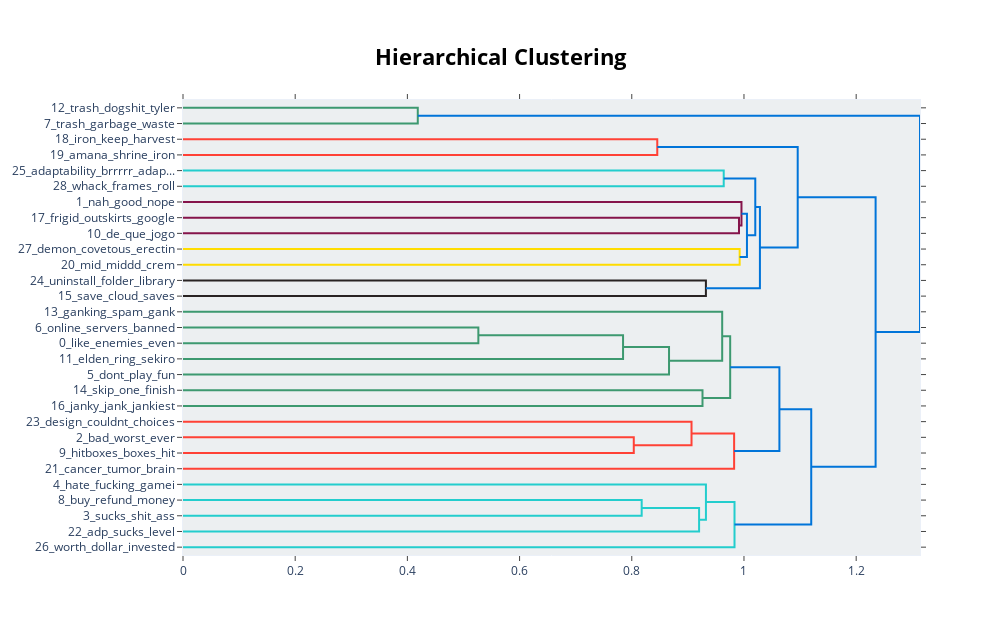

The code cell stored with this chart in its notebook:
### Code cell
neg_topic_model.visualize_hierarchy()

### Figure 1 — Plotly figure (JSON) as saved in the notebook; plotly's stock layout.template omitted (floating-point values rounded to 4 significant figures)
{"data": [{"hoverinfo": "text", "marker": {"color": "rgb(61,153,112)"}, "mode": "lines", "type": "scatter", "x": [0, 0.4185, 0.4185, 0], "xaxis": "x", "y": [-5, -5, -15, -15], "yaxis": "y"}, {"hoverinfo": "text", "marker": {"color": "rgb(255,65,54)"}, "mode": "lines", "type": "scatter", "x": [0, 0.8454, 0.8454, 0], "xaxis": "x", "y": [-25, -25, -35, -35], "yaxis": "y"}, {"hoverinfo": "text", "marker": {"color": "rgb(35,205,205)"}, "mode": "lines", "type": "scatter", "x": [0, 0.9639, 0.9639, 0], "xaxis": "x", "y": [-45, -45, -55, -55], "yaxis": "y"}, {"hoverinfo": "text", "marker": {"color": "rgb(133,20,75)"}, "mode": "lines", "type": "scatter", "x": [0, 0.9911, 0.9911, 0], "xaxis": "x", "y": [-75, -75, -85, -85], "yaxis": "y"}, {"hoverinfo": "text", "marker": {"color": "rgb(133,20,75)"}, "mode": "lines", "type": "scatter", "x": [0, 0.9955, 0.9955, 0.9911], "xaxis": "x", "y": [-65, -65, -80, -80], "yaxis": "y"}, {"hoverinfo": "text", "marker": {"color": "rgb(255,220,0)"}, "mode": "lines", "type": "scatter", "x": [0, 0.9923, 0.9923, 0], "xaxis": "x", "y": [-95, -95, -105, -105], "yaxis": "y"}, {"hoverinfo": "text", "marker": {"color": "rgb(0,116,217)"}, "mode": "lines", "type": "scatter", "x": [0.9955, 1.005, 1.005, 0.9923], "xaxis": "x", "y": [-72.5, -72.5, -100, -100], "yaxis": "y"}, {"hoverinfo": "text", "marker": {"color": "rgb(0,116,217)"}, "mode": "lines", "type": "scatter", "x": [0.9639, 1.02, 1.02, 1.005], "xaxis": "x", "y": [-50, -50, -86.25, -86.25], "yaxis": "y"}, {"hoverinfo": "text", "marker": {"color": "rgb(40,35,35)"}, "mode": "lines", "type": "scatter", "x": [0, 0.9321, 0.9321, 0], "xaxis": "x", "y": [-115, -115, -125, -125], "yaxis": "y"}, {"hoverinfo": "text", "marker": {"color": "rgb(0,116,217)"}, "mode": "lines", "type": "scatter", "x": [1.02, 1.028, 1.028, 0.9321], "xaxis": "x", "y": [-68.12, -68.12, -120, -120], "yaxis": "y"}, {"hoverinfo": "text", "marker": {"color": "rgb(0,116,217)"}, "mode": "lines", "type": "scatter", "x": [0.8454, 1.096, 1.096, 1.028], "xaxis": "x", "y": [-30, -30, -94.06, -94.06], "yaxis": "y"}, {"hoverinfo": "text", "marker": {"color": "rgb(61,153,112)"}, "mode": "lines", "type": "scatter", "x": [0, 0.5265, 0.5265, 0], "xaxis": "x", "y": [-145, -145, -155, -155], "yaxis": "y"}, {"hoverinfo": "text", "marker": {"color": "rgb(61,153,112)"}, "mode": "lines", "type": "scatter", "x": [0.5265, 0.7844, 0.7844, 0], "xaxis": "x", "y": [-150, -150, -165, -165], "yaxis": "y"}, {"hoverinfo": "text", "marker": {"color": "rgb(61,153,112)"}, "mode": "lines", "type": "scatter", "x": [0.7844, 0.8664, 0.8664, 0], "xaxis": "x", "y": [-157.5, -157.5, -175, -175], "yaxis": "y"}, {"hoverinfo": "text", "marker": {"color": "rgb(61,153,112)"}, "mode": "lines", "type": "scatter", "x": [0, 0.9612, 0.9612, 0.8664], "xaxis": "x", "y": [-135, -135, -166.2, -166.2], "yaxis": "y"}, {"hoverinfo": "text", "marker": {"color": "rgb(61,153,112)"}, "mode": "lines", "type": "scatter", "x": [0, 0.9261, 0.9261, 0], "xaxis": "x", "y": [-185, -185, -195, -195], "yaxis": "y"}, {"hoverinfo": "text", "marker": {"color": "rgb(61,153,112)"}, "mode": "lines", "type": "scatter", "x": [0.9612, 0.9754, 0.9754, 0.9261], "xaxis": "x", "y": [-150.6, -150.6, -190, -190], "yaxis": "y"}, {"hoverinfo": "text", "marker": {"color": "rgb(255,65,54)"}, "mode": "lines", "type": "scatter", "x": [0, 0.8036, 0.8036, 0], "xaxis": "x", "y": [-215, -215, -225, -225], "yaxis": "y"}, {"hoverinfo": "text", "marker": {"color": "rgb(255,65,54)"}, "mode": "lines", "type": "scatter", "x": [0, 0.9065, 0.9065, 0.8036], "xaxis": "x", "y": [-205, -205, -220, -220], "yaxis": "y"}, {"hoverinfo": "text", "marker": {"color": "rgb(255,65,54)"}, "mode": "lines", "type": "scatter", "x": [0.9065, 0.9824, 0.9824, 0], "xaxis": "x", "y": [-212.5, -212.5, -235, -235], "yaxis": "y"}, {"hoverinfo": "text", "marker": {"color": "rgb(0,116,217)"}, "mode": "lines", "type": "scatter", "x": [0.9754, 1.063, 1.063, 0.9824], "xaxis": "x", "y": [-170.3, -170.3, -223.8, -223.8], "yaxis": "y"}, {"hoverinfo": "text", "marker": {"color": "rgb(35,205,205)"}, "mode": "lines", "type": "scatter", "x": [0, 0.8176, 0.8176, 0], "xaxis": "x", "y": [-255, -255, -265, -265], "yaxis": "y"}, {"hoverinfo": "text", "marker": {"color": "rgb(35,205,205)"}, "mode": "lines", "type": "scatter", "x": [0.8176, 0.92, 0.92, 0], "xaxis": "x", "y": [-260, -260, -275, -275], "yaxis": "y"}, {"hoverinfo": "text", "marker": {"color": "rgb(35,205,205)"}, "mode": "lines", "type": "scatter", "x": [0, 0.9322, 0.9322, 0.92], "xaxis": "x", "y": [-245, -245, -267.5, -267.5], "yaxis": "y"}, {"hoverinfo": "text", "marker": {"color": "rgb(35,205,205)"}, "mode": "lines", "type": "scatter", "x": [0.9322, 0.9831, 0.9831, 0], "xaxis": "x", "y": [-256.2, -256.2, -285, -285], "yaxis": "y"}, {"hoverinfo": "text", "marker": {"color": "rgb(0,116,217)"}, "mode": "lines", "type": "scatter", "x": [1.063, 1.12, 1.12, 0.9831], "xaxis": "x", "y": [-197.0, -197.0, -270.6, -270.6], "yaxis": "y"}, {"hoverinfo": "text", "marker": {"color": "rgb(0,116,217)"}, "mode": "lines", "type": "scatter", "x": [1.096, 1.235, 1.235, 1.12], "xaxis": "x", "y": [-62.03, -62.03, -233.8, -233.8], "yaxis": "y"}, {"hoverinfo": "text", "marker": {"color": "rgb(0,116,217)"}, "mode": "lines", "type": "scatter", "x": [0.4185, 1.314, 1.314, 1.235], "xaxis": "x", "y": [-10, -10, -147.9, -147.9], "yaxis": "y"}], "layout": {"autosize": false, "height": 635, "hoverlabel": {"bgcolor": "white", "font": {"family": "Rockwell", "size": 16}}, "hovermode": "closest", "plot_bgcolor": "#ECEFF1", "showlegend": false, "title": {"font": {"color": "Black", "size": 22}, "text": "<b>Hierarchical Clustering</b>", "x": 0.5, "xanchor": "center", "yanchor": "top"}, "width": 1000, "xaxis": {"mirror": "allticks", "rangemode": "tozero", "showgrid": false, "showline": true, "showticklabels": true, "ticks": "outside", "type": "linear", "zeroline": false}, "yaxis": {"mirror": "allticks", "range": [-290, 0], "rangemode": "tozero", "showgrid": false, "showline": true, "showticklabels": true, "tickmode": "array", "ticks": "outside", "ticktext": ["12_trash_dogshit_tyler", "7_trash_garbage_waste", "18_iron_keep_harvest", "19_amana_shrine_iron", "25_adaptability_brrrrr_adap...", "28_whack_frames_roll", "1_nah_good_nope", "17_frigid_outskirts_google", "10_de_que_jogo", "27_demon_covetous_erectin", "20_mid_middd_crem", "24_uninstall_folder_library", "15_save_cloud_saves", "13_ganking_spam_gank", "6_online_servers_banned", "0_like_enemies_even", "11_elden_ring_sekiro", "5_dont_play_fun", "14_skip_one_finish", "16_janky_jank_jankiest", "23_design_couldnt_choices", "2_bad_worst_ever", "9_hitboxes_boxes_hit", "21_cancer_tumor_brain", "4_hate_fucking_gamei", "8_buy_refund_money", "3_sucks_shit_ass", "22_adp_sucks_level", "26_worth_dollar_invested"], "tickvals": [-5, -15, -25, -35, -45, -55, -65, -75, -85, -95, -105, -115, -125, -135, -145, -155, -165, -175, -185, -195, -205, -215, -225, -235, -245, -255, -265, -275, -285], "type": "linear", "zeroline": false}}}
